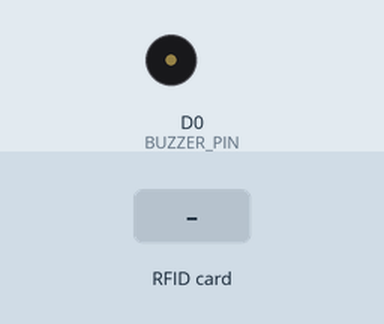
This sketch was run on a simulated ESP8266 (NodeMCU). On the bench: buzzer (waves = sounding, pin HIGH). The inputs (shaded band) are chosen by the test bench. WiFi joins after 1.5 s; servers stay silent unless stated; network time is answered at once with the bench clock; the local clock reads 2024-03-15 10:24:30 at power-on unless the sketch sets it; the Firebase database answers and starts empty; what the sketch prints to the serial monitor is not drawn.

Above: at 2.7 s.
2.8 s: RFID card 5E 7A 19 C4 held to the reader
At 4.7 s:
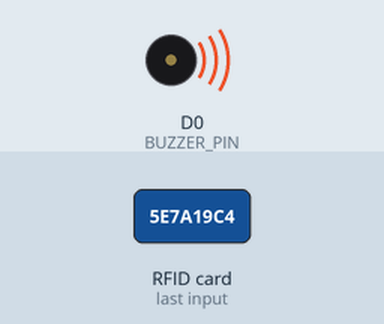
Timing chart, 0 to 6.5 s (numbered marks = the images above; inputs shaded):
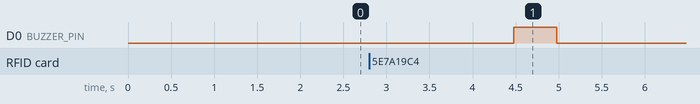

The sketch:

NewAccessControl.ino
```cpp
#include <ESP8266HTTPClient.h>
#include <SPI.h>
#include <MFRC522.h>
#include <ESP8266WiFi.h>
#include <FirebaseESP8266.h>
#include <WiFiUdp.h>
#include <NTPClient.h>


#define SS_PIN D2
#define RST_PIN D3
#define BUZZER_PIN D0

MFRC522 mfrc522(SS_PIN, RST_PIN);

#define FIREBASE_HOST "schoolsecuritysystemusin-4c8fa-default-rtdb.asia-southeast1.firebasedatabase.app"
#define FIREBASE_AUTH "AIzaSyDCXvbE44rMmYlkSLMIsramC6tiBcLBNH4"

char ssid[] = "POOP_UP";
char password[] = "123123123";

#define SCANNED_CARD_PATH "/Authorized Card Scanned/"
#define UNAUTHORIZED_CARD_PATH "/Unauthorized Card Scanned/"


FirebaseData firebaseData;

// NTP
WiFiUDP ntpUDP;
NTPClient timeClient(ntpUDP, "pool.ntp.org", 19800); // Use the pool.ntp.org server for time synchronization

void setup() {
  Serial.begin(9600);
  SPI.begin();
  mfrc522.PCD_Init();
  pinMode(BUZZER_PIN, OUTPUT);
  WiFi.begin(ssid, password);

  while (WiFi.status() != WL_CONNECTED) {
    delay(50);
    Serial.print(".");
  }

  Serial.println();
  Serial.print("Connected to Wi-Fi network");
  Serial.println(WiFi.localIP());

  Firebase.begin(FIREBASE_HOST, FIREBASE_AUTH);

  Serial.println("Ready to read RFID cards...");

  // Initialize NTP client
  timeClient.begin();
  timeClient.setTimeOffset(5 * 60 * 60); // Set the time zone offset (5 hours for Pakistan)
  timeClient.forceUpdate(); // Force an immediate time and date update from the NTP server
}

void loop() {
  if (!mfrc522.PICC_IsNewCardPresent() || !mfrc522.PICC_ReadCardSerial()) {
    delay(10);
    return;
  }

  Serial.print("Card ID: ");
  String cardID = "";

  for (byte i = 0; i < mfrc522.uid.size; i++) {
    cardID += mfrc522.uid.uidByte[i];
  }

  Serial.println(cardID);

  if (checkCardID(cardID)) {
    beepBuzzerOnce();
  } else {
    beepBuzzer();
  }

  mfrc522.PICC_HaltA();
  delay(10);

  // Update NTP time and date
  timeClient.update();

  // Get the current Unix timestamp
  unsigned long unixTime = timeClient.getEpochTime();

  // Convert Unix timestamp to a human-readable date and time
  String currentDate = unixTimeToDateString(unixTime);
  String currentTime = unixTimeToTimeString(unixTime);

  Serial.println("Current Date in Pakistan: " + currentDate);
  Serial.println("Current Time in Pakistan: " + currentTime);
}

bool checkCardID(String cardID) {
  if (!Firebase.getString(firebaseData, "/allowed-card-ids/" + cardID)) {
    Serial.println("Card ID not found in Firebase");
    setNotificationStatus();
    unathorizedData(UNAUTHORIZED_CARD_PATH, cardID);
    return false;
  }
  Serial.println("Card ID found in Firebase");
  logCardData(SCANNED_CARD_PATH, cardID);
  return true;
}

void unathorizedData(String path, String cardID) {
   unsigned long unixTime = timeClient.getEpochTime();
  String date = unixTimeToDateString(unixTime);
  String time = unixTimeToTimeString(unixTime);
  path = path+"/"+date+ "/"+date+" "+cardID ;

  String timeStatus = inOrOutTime(time);

  Firebase.setString(firebaseData, path+"/date", date);
  Firebase.setString(firebaseData, path+"/"+timeStatus, time);
  Firebase.setString(firebaseData, path+"/cardID", cardID);

}

void logCardData(String path, String cardID) {
  // Get the current Unix timestamp
  unsigned long unixTime = timeClient.getEpochTime();

  String date = unixTimeToDateString(unixTime);
  String time = unixTimeToTimeString(unixTime);
  path = path+"/"+date+ "/"+date+" "+cardID ;

  String timeStatus = inOrOutTime(time);

  if(checkTeacher(cardID ,time,date)){
    Serial.println("it is Teacher");
    Firebase.setString(firebaseData, path+"/date", date);
    Firebase.setString(firebaseData, path+"/"+timeStatus, time);
    Firebase.setString(firebaseData, path+"/cardID", cardID);


  }
  else{
    Serial.println("It is Student");
    Firebase.setString(firebaseData, path+"/date", date);
    Firebase.setString(firebaseData, path+"/"+timeStatus, time);
    Firebase.setString(firebaseData, path+"/cardID", cardID);

    String StudentInOutRef = "AllStudentsInOutTime/"+date+"/"+cardID+"/";
    Firebase.setString(firebaseData, StudentInOutRef+timeStatus, time);

  }
}

void beepBuzzerOnce() {
  digitalWrite(BUZZER_PIN, HIGH);
  delay(500);
  digitalWrite(BUZZER_PIN, LOW);
}

void beepBuzzer() {
  int i = 0;
  while (i <= 20) {
    digitalWrite(BUZZER_PIN, HIGH);
    delay(100);
    digitalWrite(BUZZER_PIN, LOW);
    delay(100);
    i++;
  }
}

String unixTimeToDateString(unsigned long unixTime) {
  char buffer[20];
  struct tm *tm;
  time_t rawtime = unixTime;
  tm = localtime(&rawtime);
  sprintf(buffer, "%02d-%02d-%04d", tm->tm_mday , tm->tm_mon + 1,tm->tm_year + 1900 );
  return String(buffer);
}

String unixTimeToTimeString(unsigned long unixTime) {
  char buffer[20];
  struct tm *tm;
  time_t rawtime = unixTime;
  tm = localtime(&rawtime);
  sprintf(buffer, "%02d:%02d", tm->tm_hour, tm->tm_min);
  return String(buffer);
}
void setNotificationStatus() {
   String path = "SecurityOfficerProfile/";
   String status = "yes";

   if (Firebase.setString(firebaseData, path+"notificationStatus", status)) {
    Serial.println("Data logged to Firebase: " + status);
  } else {
    Serial.println("Failed to log data to Firebase: " + status);
  }

}
String inOrOutTime(String currentTime) {

  Serial.println("Current Time: " + currentTime);

  // Get school timing from Firebase
  String closingTime = "";
  String openingTime = "";

  Firebase.getString(firebaseData, "/SchoolTiming/closingTime");
  closingTime = firebaseData.stringData();

  Firebase.getString(firebaseData, "/SchoolTiming/openingTime");
  openingTime = firebaseData.stringData();

  String status="";

  if (compareTime(currentTime, openingTime) && compareTime(closingTime, currentTime)) {
    Serial.println("Inside school hours");
    status = "inTime";
    // Perform actions for being inside school hours
  } else {
    Serial.println("Outside school hours");
    status = "outTime";
    // Perform actions for being outside school hours
  }
  return status;
}

bool compareTime(String time1, String time2) {
  // Compare two time strings in the format HH:mm
  int hour1 = time1.substring(0, 2).toInt();
  int minute1 = time1.substring(3, 5).toInt();

  int hour2 = time2.substring(0, 2).toInt();
  int minute2 = time2.substring(3, 5).toInt();

  // Convert hours and minutes to total minutes for easier comparison
  int totalMinutes1 = hour1 * 60 + minute1;
  int totalMinutes2 = hour2 * 60 + minute2;

  return totalMinutes1 >= totalMinutes2;
}

bool checkTeacher(String cardID ,String time ,String date) {
  // Use the cardID to check if it exists in the TeacherData node of Firebase
  String timeStatus = inOrOutTime(time);
  if (Firebase.getString(firebaseData, "/TeacherData/" + cardID)) {
    String uidPath = "/TeacherData/" + cardID + "/uid";
    Firebase.getString(firebaseData, uidPath);
    String uid = firebaseData.stringData();

    String TeacherAttendanceRef = "AttendanceRecord/TeachersAttendance/"+date+"/"+uid+"/";
    Firebase.setString(firebaseData, TeacherAttendanceRef+timeStatus, time);
    // Teacher with the given cardID found in Firebase
    Serial.println("Teacher found in Firebase");
    return true;
  } else {
    // Teacher with the given cardID not found in Firebase
    Serial.println("Teacher not found in Firebase");
    return false;
  }
}
```

Measured:
- after the input at 2.8 s, D0 (BUZZER_PIN): LOW → HIGH after 1.7 s, → LOW 0.50 s later
